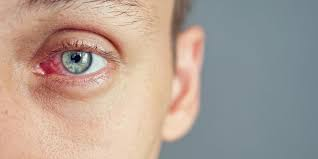
#> input picture Machine Learning/OpenCV/eye_2.jpg, 318 x 159 px
$ jupyter execute circle_detection.ipynb
#> lines starting #> are read from the running program, lines starting #| are printed output that depends on the picture
[cell 1]
import cv2
import numpy as np

#Read image
image = cv2.imread('eye_2.jpg', cv2.IMREAD_COLOR)
#> image is the input picture: shape (159, 318, 3); mean B, G, R 148.2, 158.5, 174.8

[cell 2]
#Convert to grayscale
gray = cv2.cvtColor(image, cv2.COLOR_BGR2GRAY)
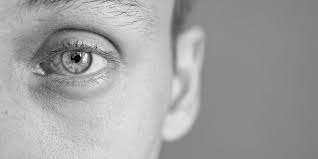
#> gray: shape (159, 318); min 2, max 246, mean 162.2

[cell 3]
#Blurring
grey_blur = cv2.blur(gray, (3,3))

[cell 4]
#Detecting circles using Hough transform
#For higher accuracy, increase param1 and param2
detected_circles = cv2.HoughCircles(grey_blur, cv2.HOUGH_GRADIENT, 1, 20, param1=80, param2= 40, minRadius=1, maxRadius= 40)
#> detected_circles = [[74.5, 56.5, 18]]

[cell 5]
#drawing circles on detected circles
if detected_circles is not None:

    #Converting circles parameters a,b,r to integers
    detected_circles = np.uint16(np.around(detected_circles))
#> detected_circles = [[74, 56, 18]]

    for pt in detected_circles[0,:]:
        a ,b ,r = pt[0], pt[1], pt[2]

        #drawing the circumference
        cv2.circle(image,(a,b),r, (0,255,0), 2)

        #drawing the center point
        cv2.circle(image, (a,b), 1, (0,0,255), 3)
        cv2.imshow("Detected Circle", image)
        cv2.waitKey(0)
#> this loop made 1 pass
#> pass 1, `cv2.imshow("Detected Circle", image)`:
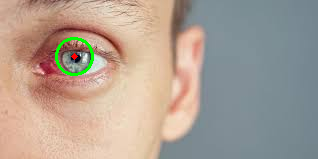
#> window 'Detected Circle': shape (159, 318, 3); mean B, G, R 147.4, 159.4, 173.9

$ run again, with Machine Learning/OpenCV/eye_3.jpg copied over Machine Learning/OpenCV/eye_2.jpg
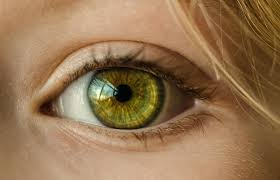
#> input picture Machine Learning/OpenCV/eye_3.jpg, 280 x 180 px
#> image is the input picture: shape (180, 280, 3); mean B, G, R 82.4, 117.3, 149.8
#> `gray = cv2.cvtColor(image, cv2.COLOR_BGR2GRAY)`:
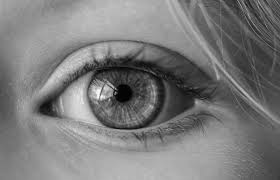
#> gray: shape (180, 280); min 0, max 249, mean 123
#> `detected_circles = cv2.HoughCircles(grey_blur, cv2.HOUGH_GRADIENT, 1, ..`: detected_circles = [[125.5, 91.5, 39.4]]
#> `detected_circles = np.uint16(np.around(detected_circles))`: detected_circles = [[126, 92, 39]]
#> the loop `for pt in detected_circles[0,:]:` made 1 pass
#> pass 1, `cv2.imshow("Detected Circle", image)`:
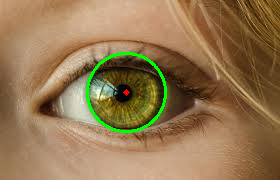
#> window 'Detected Circle': shape (180, 280, 3); mean B, G, R 81.4, 119.8, 148.4
